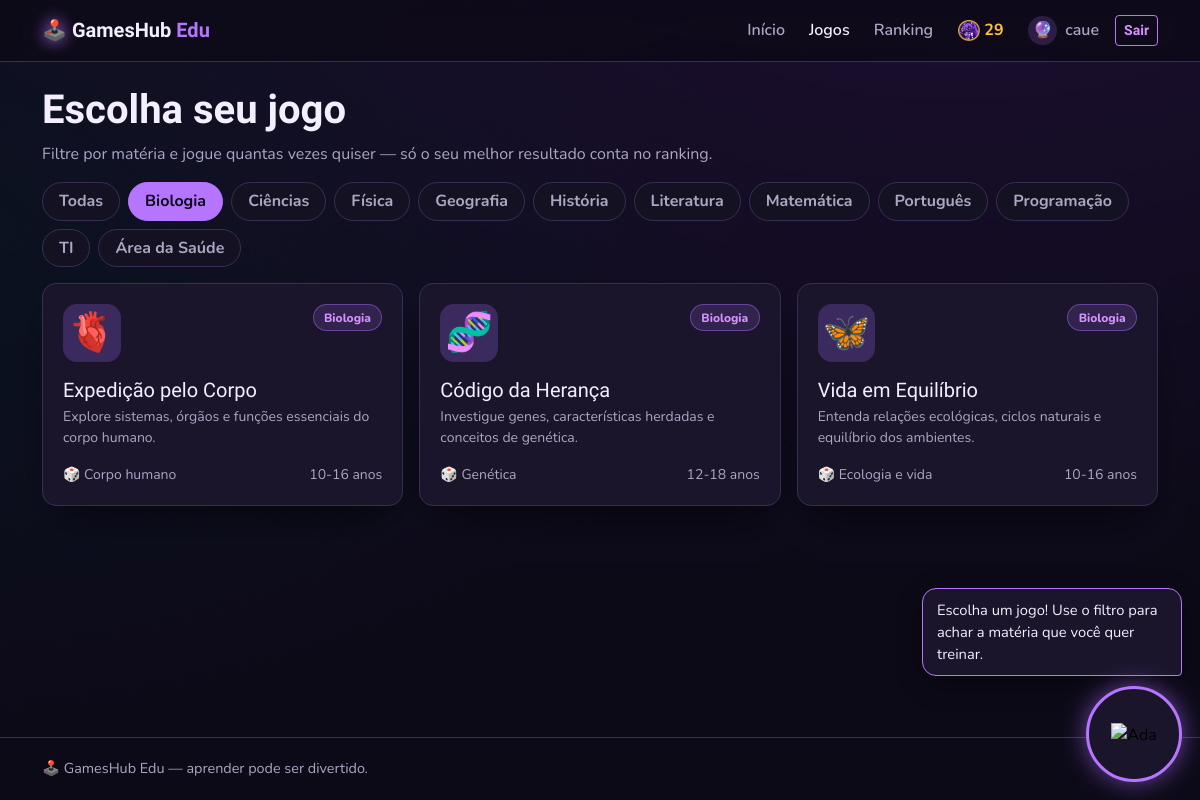
Screenshot of /jogos?materia=Biologia (signed in) with the database file from the repository.
### tables this page shows
CREATE TABLE usuarios (
    id INTEGER PRIMARY KEY AUTOINCREMENT,
    nome TEXT NOT NULL,
    email TEXT NOT NULL UNIQUE,
    senha_hash TEXT NOT NULL,
    avatar TEXT NOT NULL DEFAULT '🎮',
    criado_em TEXT NOT NULL DEFAULT CURRENT_TIMESTAMP
, moedas INTEGER NOT NULL DEFAULT 0, moedas_totais INTEGER NOT NULL DEFAULT 0, skin TEXT NOT NULL DEFAULT 'padrao', skin_ada TEXT NOT NULL DEFAULT 'padrao', avatar_imagem TEXT);

CREATE TABLE jogos (
    id INTEGER PRIMARY KEY AUTOINCREMENT,
    slug TEXT NOT NULL UNIQUE,
    nome TEXT NOT NULL,
    materia TEXT NOT NULL,
    faixa_etaria TEXT NOT NULL,
    mecanica TEXT NOT NULL,
    descricao TEXT NOT NULL,
    como_jogar TEXT NOT NULL,
    emoji TEXT NOT NULL
);

### app.py (the view)
@app.route("/jogos")
def jogos():
    materia = request.args.get("materia", "")
    db = get_db()
    materias = [r["materia"] for r in db.execute("SELECT DISTINCT materia FROM jogos ORDER BY materia")]
    if materia:
        lista = db.execute("SELECT * FROM jogos WHERE materia = ?", (materia,)).fetchall()
    else:
        lista = db.execute("SELECT * FROM jogos").fetchall()
    return render_template("jogos.html", jogos=lista, materias=materias, materia=materia)

### app.py (called while the page is built)
@app.before_request
def carregar_usuario():
    uid = session.get("usuario_id")
    g.usuario = None
    if uid:
        g.usuario = get_db().execute("SELECT * FROM usuarios WHERE id = ?", (uid,)).fetchone()
        if g.usuario is None:
            session.clear()

### database.py (called while the page is built)
def get_db():
    if "db" not in g:
        g.db = sqlite3.connect(DB_PATH)
        g.db.row_factory = sqlite3.Row
        g.db.execute("PRAGMA foreign_keys = ON")
    return g.db

### templates/jogos.html (shortened to what this page needs)
{% extends "base.html" %}
{% block conteudo %}
<h1 class="titulo-secao">Escolha seu jogo</h1>
<p class="texto-suave">Filtre por matéria e jogue quantas vezes quiser — só o seu melhor resultado conta no ranking.</p>
<div class="d-flex flex-wrap gap-2 my-3">
  <a href="{{ url_for('jogos') }}" class="filtro {% if not materia %}ativo{% endif %}">Todas</a>
  {% for m in materias %}
    <a href="{{ url_for('jogos', materia=m) }}" class="filtro {% if m == materia %}ativo{% endif %}">{{ m }}</a>
  {% endfor %}
</div>
<div class="row g-3">
  {% for jogo in jogos %}
    {% include "_cartao_jogo.html" %}
  {% else %}
    <p class="texto-suave">Nenhum jogo nessa matéria ainda.</p>
  {% endfor %}
</div>
{% endblock %}

### templates/base.html (shortened to what this page needs)
<!doctype html>
<html lang="pt-BR">
<head>
  <link href="https://cdn.jsdelivr.net/npm/bootstrap@5.3.3/dist/css/bootstrap.min.css" rel="stylesheet">
  <link rel="stylesheet" href="{{ url_for('static', filename='css/style.css') }}">
</head>
<body>
  <nav class="navbar navbar-expand-md navbar-dark site-nav sticky-top">
    <div class="container">
      <a class="navbar-brand logo" href="{{ url_for('index') }}"><span class="logo-icone">🕹️</span> GamesHub <span class="text-primary-neon">Edu</span></a>
      <div class="collapse navbar-collapse" id="menu">
        <ul class="navbar-nav ms-auto align-items-md-center gap-md-2">
          {% set atual = request.endpoint %}
          <li class="nav-item"><a class="nav-link {% if atual == 'index' %}active{% endif %}" href="{{ url_for('index') }}">Início</a></li>
          <li class="nav-item"><a class="nav-link {% if atual in ['jogos', 'jogo'] %}active{% endif %}" href="{{ url_for('jogos') }}">Jogos</a></li>
          <li class="nav-item"><a class="nav-link {% if atual == 'ranking' %}active{% endif %}" href="{{ url_for('ranking') }}">Ranking</a></li>
          {% if g.usuario and atual != 'jogo' %}
            <li class="nav-item moedas-nav" title="{{ g.usuario.moedas }} moedas"><img class="moeda-icone" src="{{ url_for('static', filename='img/ada/moeda.png') }}" alt="Moedas"><strong>{{ g.usuario.moedas }}</strong></li>
          {% endif %}
          {% if g.usuario %}
            <li class="nav-item"><a class="nav-link {% if atual and atual.startswith('perfil') %}active{% endif %}" href="{{ url_for('perfil') }}"><span class="avatar-nav skin-{{ g.usuario.skin }}">{% if g.usuario.avatar_imagem %}<img src="{{ url_for('servir_avatar_imagem', filename=g.usuario.avatar_imagem) }}" alt="">{% else %}{{ g.usuario.avatar }}{% endif %}</span> {{ g.usuario.nome }}</a></li>
            <li class="nav-item"><a class="btn btn-sm btn-outline-neon" href="{{ url_for('logout') }}">Sair</a></li>
          {% else %}
            <li class="nav-item"><a class="nav-link" href="{{ url_for('login') }}">Entrar</a></li>
            <li class="nav-item"><a class="btn btn-sm btn-game" href="{{ url_for('cadastro') }}">Criar conta</a></li>
          {% endif %}
        </ul>
      </div>
    </div>
  </nav>
  <main class="container py-4">
    {% block conteudo %}{% endblock %}
  </main>
  <footer class="rodape">
    <div class="container d-flex flex-wrap justify-content-between gap-2">
      <span>🕹️ GamesHub Edu — aprender pode ser divertido.</span>
    </div>
  </footer>
  {% include "_ada.html" %}
</body>
</html>

### templates/_cartao_jogo.html
<div class="col-sm-6 col-lg-4">
  <a href="{{ url_for('jogo', slug=jogo.slug) }}" class="cartao cartao-jogo h-100 d-block">
    <div class="d-flex justify-content-between align-items-start">
      <span class="emoji-jogo">{{ jogo.emoji }}</span>
      <span class="selo">{{ jogo.materia }}</span>
    </div>
    <h3 class="h5 mt-3 mb-1">{{ jogo.nome }}</h3>
    <p class="texto-suave small mb-3">{{ jogo.descricao }}</p>
    <div class="d-flex justify-content-between small texto-suave">
      <span>🎲 {{ jogo.mecanica }}</span><span>{{ jogo.faixa_etaria }}</span>
    </div>
  </a>
</div>

### static/css/style.css (style rules this page uses)
:root { --fundo: oklch(0.155 0.03 292); --superficie: oklch(0.19 0.035 292); --cartao: oklch(0.215 0.042 292); --texto: oklch(0.96 0.02 300); --suave: oklch(0.74 0.04 295); --primaria: oklch(0.7 0.22 300); --primaria-escura: oklch(0.42 0.17 295); --brilho: oklch(0.78 0.2 305); --acento: oklch(0.33 0.09 295); --borda: oklch(0.33 0.06 292); --sucesso: oklch(0.84 0.17 160); --aviso: oklch(0.85 0.16 85); --perigo: oklch(0.66 0.21 18); --escuro: oklch(0.14 0.03 292); --raio: 0.875rem; --sombra-neon: 0 0 0 1px oklch(0.7 0.22 300 / .5), 0 0 24px -4px oklch(0.7 0.22 300 / .55); }
body { background: radial-gradient(1200px 600px at 80% -10%, oklch(0.3 0.12 300 / .35), transparent), radial-gradient(900px 500px at -10% 30%, oklch(0.3 0.1 200 / .18), transparent), var(--fundo); color: var(--texto); font-family: "Nunito", system-ui, sans-serif; min-height: 100vh; display: flex; flex-direction: column; }
main { flex: 1; }
h1, h2, h3, .logo, .titulo-secao, .display-titulo, .btn, .estat strong { font-family: "Chakra Petch", sans-serif; }
a { color: var(--brilho); }
.texto-suave { color: var(--suave) !important; }
.text-primary-neon { color: var(--primaria) !important; }
.site-nav { background: oklch(0.155 0.03 292 / .85); backdrop-filter: blur(10px); border-bottom: 1px solid var(--borda); }
.site-nav .nav-link { color: var(--suave); font-weight: 600; }
.site-nav .nav-link.active, .site-nav .nav-link:hover { color: var(--texto); }
.logo { font-weight: 700; color: var(--texto) !important; }
.logo-icone { filter: drop-shadow(0 0 8px var(--primaria)); }
.titulo-secao { font-weight: 700; }
.selo { display: inline-block; padding: .2rem .65rem; border-radius: 999px; font-size: .75rem; font-weight: 800; background: oklch(0.7 0.22 300 / .15); color: var(--brilho); border: 1px solid oklch(0.7 0.22 300 / .4); }
.cartao { background: var(--cartao); border: 1px solid var(--borda); border-radius: var(--raio); padding: 1.25rem; color: var(--texto); box-shadow: 0 18px 40px -20px oklch(0.05 0.03 290 / .9); }
.cartao-jogo { text-decoration: none; transition: transform .2s, box-shadow .2s, border-color .2s; }
.emoji-jogo { font-size: 2.4rem; display: inline-grid; place-items: center; width: 3.6rem; height: 3.6rem; background: var(--acento); border-radius: var(--raio); }
.btn-outline-neon { border: 1px solid var(--primaria); color: var(--brilho); background: transparent; font-weight: 600; }
.filtro { padding: .4rem 1rem; border-radius: 999px; border: 1px solid var(--borda); color: var(--suave); text-decoration: none; font-weight: 700; background: var(--superficie); }
.filtro.ativo { background: var(--primaria); color: var(--escuro); border-color: var(--primaria); }
.avatar-nav { display: inline-grid; place-items: center; width: 1.8rem; height: 1.8rem; margin-right: .25rem; border-radius: 50%; }
.skin-neon { background-color: oklch(0.7 0.22 300 / .18); }
.moedas-nav { display: inline-flex; align-items: center; gap: .3rem; padding: .35rem .55rem; color: var(--aviso); }
.moeda-icone { width: 1.35rem; height: 1.35rem; object-fit: contain; }
.rodape { border-top: 1px solid var(--borda); padding: 1.25rem 0; color: var(--suave); font-size: .9rem; }

### rows the page displays
usuarios: usuario.moedas "29", usuario.avatar "🔮", usuario.nome "caue"
jogos: emoji "🫀", materia "Biologia", nome "Expedição pelo Corpo", descricao "Explore sistemas, órgãos e funções essenciais do corpo humano.", mecanica "Corpo humano", faixa_etaria "10-16 anos"
jogos: emoji "🧬", materia "Biologia", nome "Código da Herança", descricao "Investigue genes, características herdadas e conceitos de genética.", mecanica "Genética", faixa_etaria "12-18 anos"
jogos: emoji "🦋", materia "Biologia", nome "Vida em Equilíbrio", descricao "Entenda relações ecológicas, ciclos naturais e equilíbrio dos ambientes.", mecanica "Ecologia e vida", faixa_etaria "10-16 anos"

### other values shown
{{ m }} "Biologia" "Ciências" "Física" "Geografia" "História" "Literatura" "Matemática" "Português" "Programação" "TI" "Área da Saúde"
